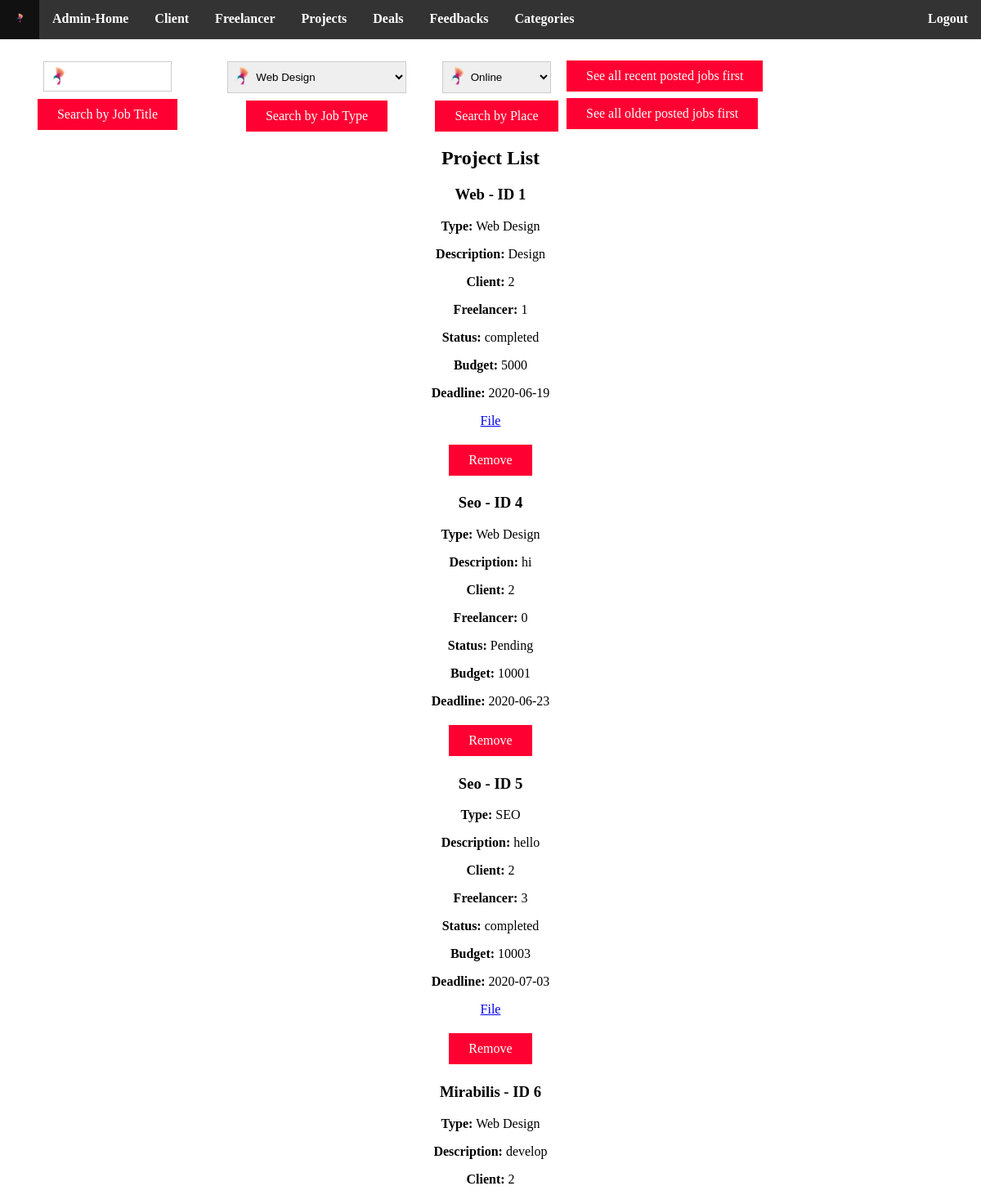
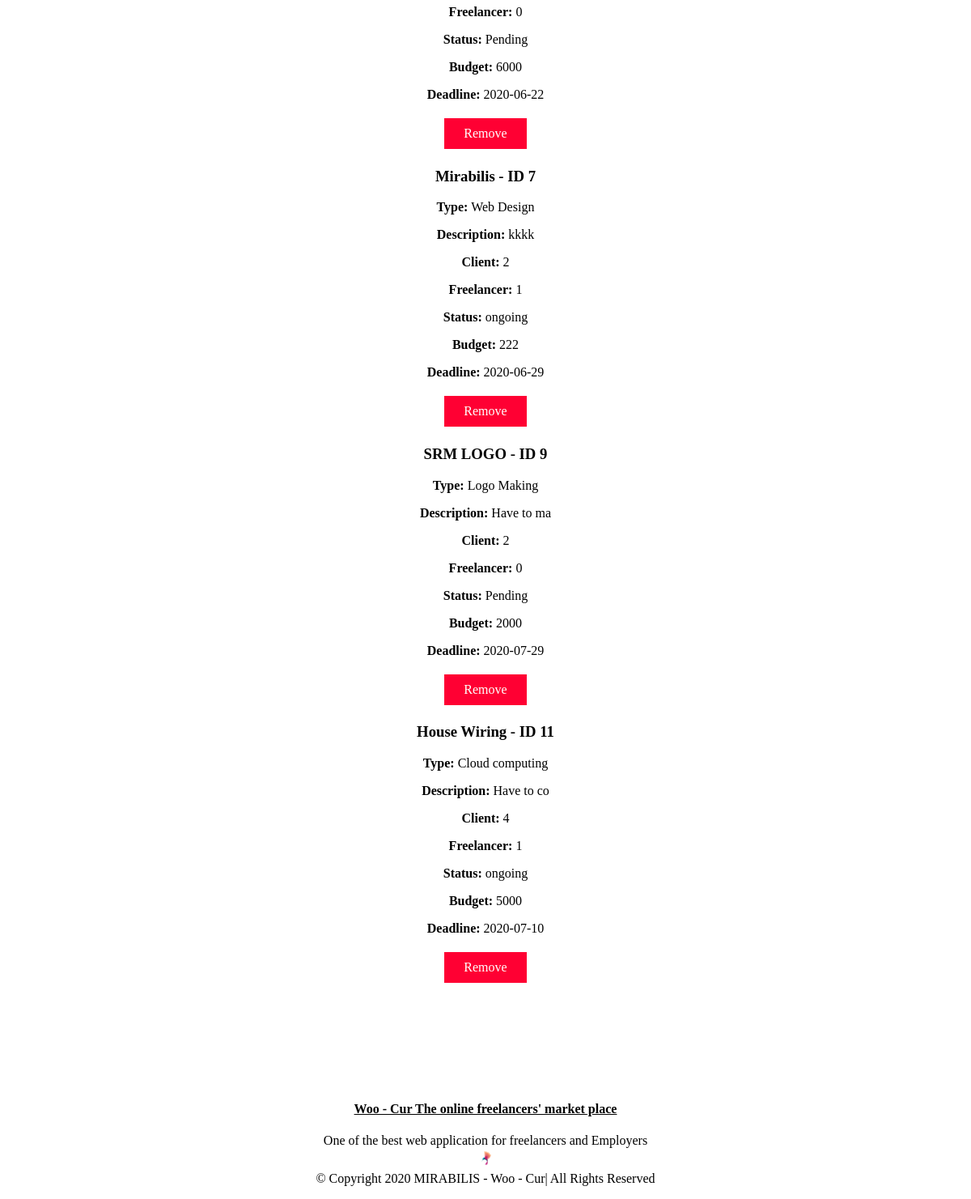
Screenshot of /admin/project.php (signed in) with the database file from the repository (2 pictures, top to bottom).
### tables this page shows
CREATE TABLE IF NOT EXISTS `job` (
  `id` int(11) NOT NULL AUTO_INCREMENT,
  `title` varchar(255) NOT NULL,
  `description` varchar(255) NOT NULL,
  `category` varchar(255) NOT NULL,
  `skill` varchar(255) NOT NULL,
  `e_user` varchar(255) NOT NULL,
  `date` date NOT NULL,
  `cost` varchar(255) NOT NULL,
  `status` varchar(255) NOT NULL,
  `f_user` int(11) NOT NULL,
  `file` text NOT NULL,
  `time` timestamp NOT NULL DEFAULT CURRENT_TIMESTAMP ON UPDATE CURRENT_TIMESTAMP,
  `place` varchar(255) NOT NULL,
  `payment` tinyint(1) NOT NULL,
  `payment_file` varchar(255) NOT NULL,
  `method` varchar(255) NOT NULL,
  PRIMARY KEY (`id`)
);

### admin/project.php (the view, shortened to what this page needs)
<?php
require("../include/db.php");
$result = $mysqli->query("SELECT * FROM `job`");
?>
<!DOCTYPE html>
<html lang="en-us">
	<head>
		<link rel="stylesheet" href="css/aproject.css">
	</head>
	<body id="body" class="body">
			<div class="navbar" id="navbar">
			<ul class="menu" id="menu">
				<li><a href="index.php"><img src="../icons/k4.ico" alt=""></a></li>
				<li><a href="index.php#home">Admin-Home</a></li>
				<li><a href="client.php">Client</a></li>
				<li><a href="freelancer.php">Freelancer</a></li>
				<li><a href="project.php">Projects</a></li>
				<li><a href="deal.php">Deals</a></li>
				<li><a href="feedback.php">Feedbacks</a></li>
				<li><a href="category.php">Categories</a></li>
				<li class="navspace"><a href="inc/logout.php">Logout</a></li>
			</ul>
			</div>
		<div class="home" id="home">
		<div class="index">
			<div class="searching">
				<form action="project.php" method="post">
					<div class="s_container">
					  <input type="text" name="s_title" required>
					  <center><button type="submit">Search by Job Title</button></center>
					</div>
				</form>
				<form action="project.php" method="post">
					<div class="s_container">
					  <select name="s_type" required>
						<?php
						$type = $mysqli->query("SELECT * FROM category");
						while($cat = $type->fetch_assoc()){
						echo '<option value="'.$cat['skill_sort'].'">';
						echo $cat['skill_sort'];
						echo '</option>';
						}
						?>
						</select>
					  <center><button type="submit">Search by Job Type</button></center>
					</div>
				</form>
				<form action="project.php" method="post">
					<div class="s_container">
					  <select name="s_place" required>
								<option value="Online">Online</option>
							</select>
					  <center><button type="submit">Search by Place</button></center>
					</div>
				</form>
				<form action="project.php" method="post">
					<div class="s_container">
					  <center><button type="submit" name="recentJob">See all recent posted jobs first</button></center>
					</div>
				</form>
				<form action="project.php" method="post">
					<div class="s_container">
					  <center><button type="submit" name="oldJob">See all older posted jobs first</button></center>
					</div>
				</form>
			</div>
			<h2>Project List</h2>
			<div class="container">
				<?php
				if ($result->num_rows) {
						while ($row = $result->fetch_assoc()) {
				?>
				<div class="results">
					<h3>
					<?=ucfirst($row['title'])?> - ID <?=$row['id']?>
					</h3>
					<p><b>Type:</b> <?=$row['category']?></p>
					<p><b>Description:</b> <?=substr($row['description'], 0, 10)?><p>
					<p><b>Client:</b> <?=$row['e_user']?></p>
					<p><b>Freelancer:</b> <?=$row['f_user']?></p>
					<p><b>Status:</b> <?=$row['status']?></p>
					<p><b>Budget:</b> <?=$row['cost']?></p>
					<p><b>Deadline:</b> <?=$row['date']?></p>
					<p><a href="../<?=$row['file']?>" target="_blank"><?php if($row['file']!=""){echo 'File';}?></a><p>
					<a href="inc/delete.php?pid=<?=$row['id']?>"><button>Remove</button></a>
				</div>
				<?php
						}
				}
				else{
					echo '<i>Nothing to Show!</i>';
				}
				?>
			</div>
		</div>
		</div>
	<div class="footer" id="footer">
	<h4><a href="#body">Woo - Cur The online freelancers' market place</a></h4>
	<p>One of the best web application for freelancers and Employers<br>
	<a href="#body"><img src="../icons/k3.ico" alt="Woocur" /></a>
	<br>&copy; Copyright 2020  MIRABILIS - Woo - Cur| All Rights Reserved</p>
	</div>
	</body>
</html>

### admin/css/aproject.css (style rules this page uses)
#body { margin-bottom:0px; margin-top:0px; margin-left:0px; margin-right:0px; width:100%; height:auto; background-image:url(../img/banner.jpg); }
.home { width:98%; left:1%; right:1%; text-align:center; position:relative; top:52px; height:auto; }
.index { padding-top:0%; padding-bottom:10%; top:100px; }
.container { position:relative; width:50%; height:auto; right:25%; left:25%; background-color:transparent; }
.results { width:50%; height:auto; position:relative; right:25%; left:25%; background-image:url(../img/portfolio-3.jpg); background-position:center; background-size:100% 100%; }
.footer { height:120px; position:relative; top:40px; text-align:center; color:black; width:98%; border-radius:0px; left:1%; right:1%; }
.footer a { color:black; }
.footer img { height:25px; width:25px; }
ul { list-style-type:none; margin:0; padding:0; overflow:hidden; background-color:#333; position:fixed; z-index:7; top:0; width:100%; }
li { float:left; font-weight:bold; }
li.navspace { float:right; }
li a { display:block; color:white; text-align:center; padding:14px 16px; text-decoration:none; }
.searching { width:98%; }
.s_container { float:left; }
button { background-color: #FF0033; border:none; Color:white; padding:10px 24px; text-align:center; text-decoration:none; font-size:16px; margin:4px 2px; cursor:pointer; font-family:Times New Roman; }
input[type=text] { width:40%; padding:10px 30px; margin:5px 0; border:1px solid #ccc; border-radius:0px; cursor:pointer; background-image:url(../../icons/k3.ico); background-position:1px 1px; background-repeat:no-repeat; }
select { width:80%; padding:10px 30px; margin:5px 0; border:1px solid #ccc; border-radius:0px; cursor:pointer; background-image:url(../../icons/k3.ico); background-position:1px 1px; background-repeat:no-repeat; }

### rows the page displays
job: title "Web", id "1", category "Web Design", description "Design", e_user "2", f_user "1", status "completed", cost "5000", date "2020-06-19", shows "File"
job: title "Seo", id "4", category "Web Design", description "hi", e_user "2", f_user "0", status "Pending", cost "10001", date "2020-06-23"
job: title "Seo", id "5", category "SEO", description "hello", e_user "2", f_user "3", status "completed", cost "10003", date "2020-07-03", shows "File"
job: title "Mirabilis", id "6", category "Web Design", description "develop", e_user "2", f_user "0", status "Pending", cost "6000", date "2020-06-22"
job: title "Mirabilis", id "7", category "Web Design", description "kkkk", e_user "2", f_user "1", status "ongoing", cost "222", date "2020-06-29"
job: title "SRM LOGO", id "9", category "Logo Making", description "Have to ma", e_user "2", f_user "0", status "Pending", cost "2000", date "2020-07-29"
job: title "House Wiring", id "11", category "Cloud computing", description "Have to co", e_user "4", f_user "1", status "ongoing", cost "5000", date "2020-07-10"

### other values shown
form field s_type "Web Design"
